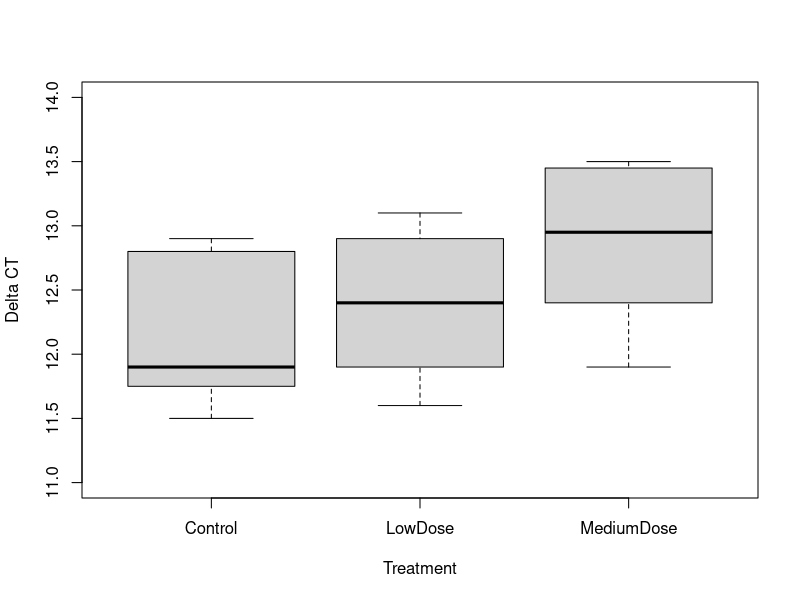
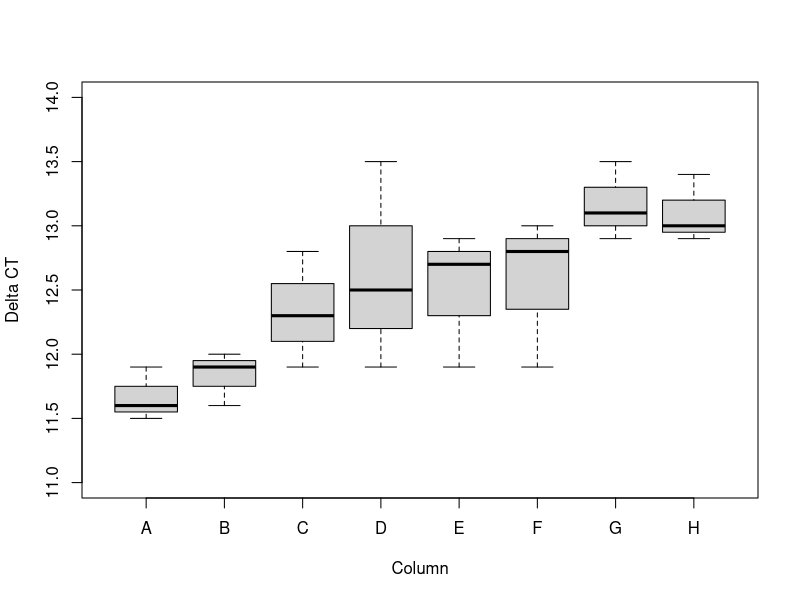
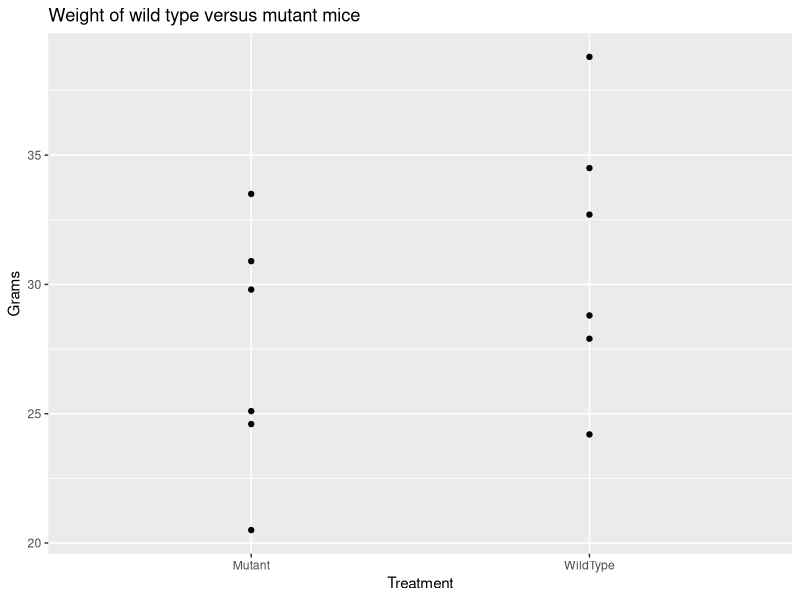
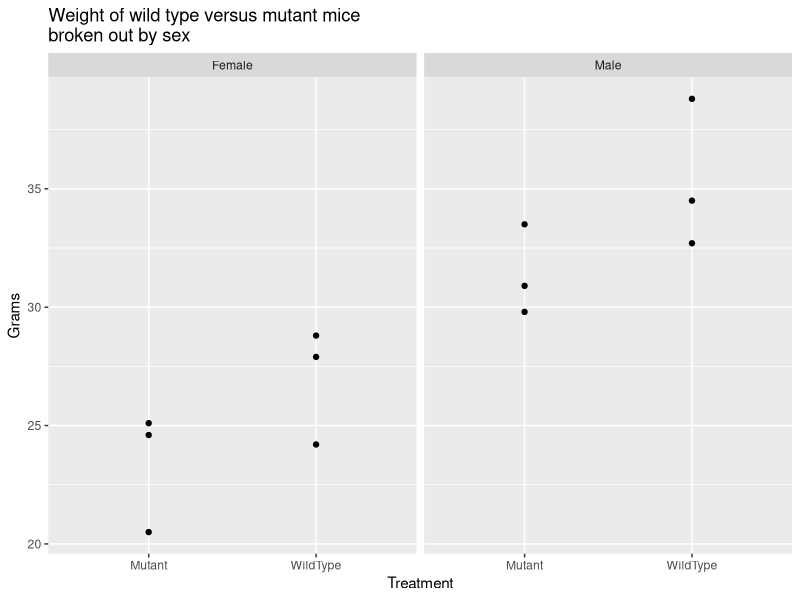
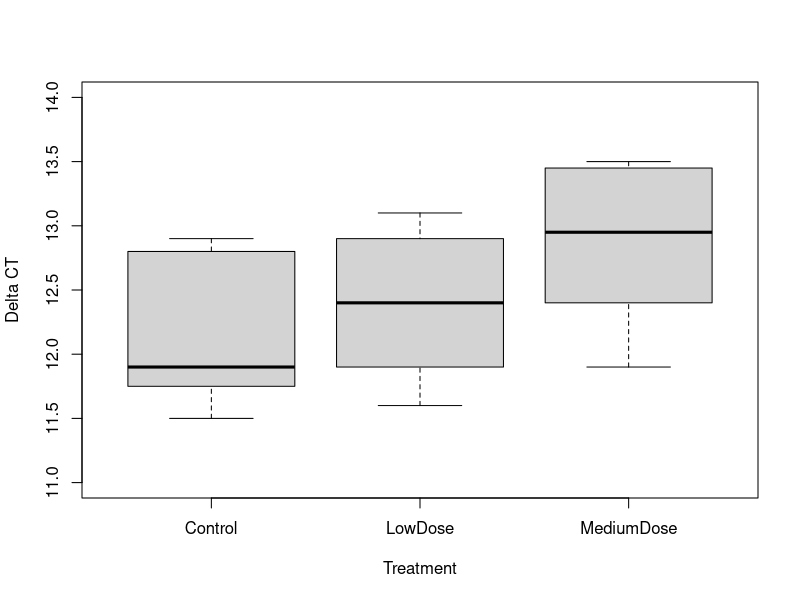
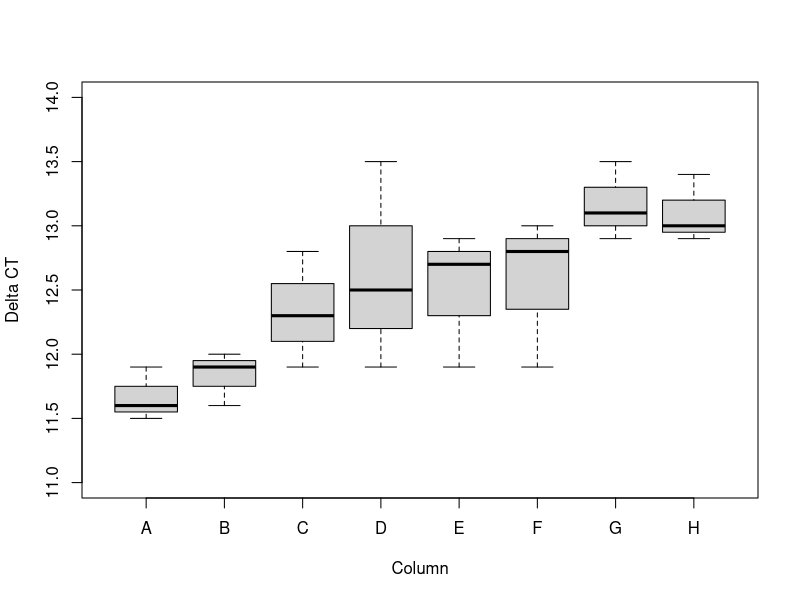

Source code (R) for these figures, in order:
## ---- chunk 1
#| include: false
mutation.weight.data <- tibble::tribble(
~Treatment, ~Sex, ~Grams,
  "WildType", "Female", 24.2,
  "WildType", "Female", 27.9,
  "WildType", "Female", 28.8,
  "WildType", "Male", 32.7,
  "WildType", "Male", 34.5,
  "WildType", "Male", 38.8,
  "Mutant", "Female", 20.5,
  "Mutant", "Female", 24.6,
  "Mutant", "Female", 25.1,
  "Mutant", "Male", 29.8,
  "Mutant", "Male", 30.9,
  "Mutant", "Male", 33.5
)


pcr.data <- tibble::tribble(
  ~Treatment,    ~Column, ~DeltaCT,
  "Control",     "A",     11.5,
  "LowDose",     "A",     11.6,
  "MediumDose",  "A",     11.9,
  "Control",     "B",     11.6,
  "LowDose",     "B",     11.9,
  "MediumDose",  "B",     12.0,
  "Control",     "C",     11.9,
  "LowDose",     "C",     12.3,
  "MediumDose",  "C",     12.8,
  "Control",     "D",     11.9,
  "LowDose",     "D",     12.5,
  "MediumDose",  "D",     13.5,
  "Control",     "E",     12.7,
  "LowDose",     "E",     11.9,
  "MediumDose",  "E",     12.9,
  "Control",     "F",     11.9,
  "LowDose",     "F",     12.8,
  "MediumDose",  "F",     13.0,
  "Control",     "G",     12.9,
  "LowDose",     "G",     13.1,
  "MediumDose",  "G",     13.5,
  "Control",     "H",     12.9,
  "LowDose",     "H",     13.0,
  "MediumDose",  "H",     13.4
)
## ---- chunk 2
t.test(Grams ~ Treatment, var.equal=TRUE, data = mutation.weight.data)
## ---- chunk 3
summary(lm (Grams ~ Treatment, data =      mutation.weight.data))
## ---- chunk 4
summary(lm(Grams ~ Treatment,
  data=subset(mutation.weight.data, Sex=="Female")))
## ---- chunk 5
summary(lm(Grams ~ Sex + Treatment, data= mutation.weight.data))
## ---- chunk 6
with(pcr.data,
  boxplot(DeltaCT ~ Treatment, xlab="Treatment", ylab = "Delta CT", ylim=c(11,14)))
## ---- chunk 7
anova(lm(DeltaCT ~ Treatment, data= pcr.data))
## ---- chunk 8
with(pcr.data,
  boxplot(DeltaCT ~ Column, xlab="Column", ylab = "Delta CT", ylim=c(11,14)))
## ---- chunk 9
anova(lm(DeltaCT ~ Treatment + Column , data= pcr.data))
## ---- chunk 10
# Create the mutation data set
## ---- chunk 11
# Create the plot “Weight of wild type versus mutant mice”.

library(ggplot2)
ggplot(mutation.weight.data, aes(y=Grams, x=Treatment)) + geom_point() + 
  ggtitle("Weight of wild type versus mutant mice") 


# t-test for the difference in weight between the mutations and wildtype.

t.test(Grams ~ Treatment, var.equal=TRUE, data = mutation.weight.data)
## ---- chunk 12
# Equivalently, the t-test analysis can also be done using the R function lm(),
# which performs a linear regression.

summary(lm (Grams ~ Treatment, data = mutation.weight.data))
## ---- chunk 13
# The t-test and linear regression give the identical result: p = 0.225

# Create the plot “Weight of wild type versus mutant mice broken out by sex”.

ggplot(mutation.weight.data, aes(y=Grams, x=Treatment)) + geom_point() +
  facet_wrap(~Sex) +
  ggtitle("Weight of wild type versus mutant mice  \nbroken out by sex") 


# Run two t-tests, one each for males and females. 
# We’ll use the lm function to do the t-tests.

summary(lm(Grams ~ Treatment,
  data=subset(mutation.weight.data, Sex=="Male")))
## ---- chunk 14
summary(lm(Grams ~ Treatment,
  data=subset(mutation.weight.data, Sex=="Female")))
## ---- chunk 15
# Do the two-way ANOVA.
# Only change: add Treatment -> Grams ~ Sex + Treatment

summary(lm(Grams ~ Sex + Treatment, data= mutation.weight.data))
## ---- chunk 16
#### Column effect on ANOVA. PCR example 
## ---- chunk 17
# Plot DeltaCT ~ Treatment  
with(pcr.data,
  boxplot(DeltaCT ~ Treatment, xlab="Treatment", ylab = "Delta CT", ylim=c(11,14)))

# Do one-way ANOVA for DeltaCT ~ Treatment
lm.pcr.1factor = lm(DeltaCT ~ Treatment, data= pcr.data)
anova(lm.pcr.1factor)

# Plot DeltaCT ~ Column
with(pcr.data,
  boxplot(DeltaCT ~ Column, xlab="Column", ylab = "Delta CT", ylim=c(11,14)))

# Do two-way ANOVA, controlling for Column effect
lm.pcr.2factor = lm(DeltaCT ~ Treatment + Column , data= pcr.data)
anova(lm.pcr.2factor)
